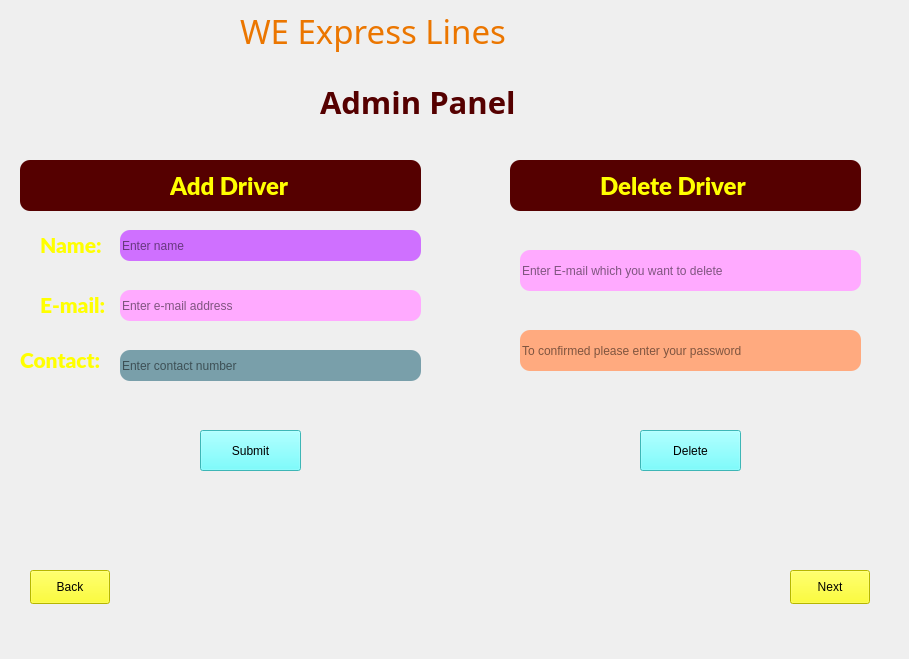
    <widget class="QWidget" name="Driver_add_delete">
     <widget class="QLabel" name="label_123">
      <property name="geometry">
       <rect>
        <x>0</x>
        <y>0</y>
        <width>900</width>
        <height>650</height>
       </rect>
      </property>
      <property name="text">
       <string/>
      </property>
      <property name="pixmap">
       <pixmap>C:/Users/USER/OneDrive/Pictures/MSI Wallpaper/R.jpeg</pixmap>
      </property>
      <property name="scaledContents">
       <bool>true</bool>
      </property>
     </widget>
     <widget class="QLabel" name="label_129">
      <property name="geometry">
       <rect>
        <x>240</x>
        <y>0</y>
        <width>411</width>
        <height>61</height>
       </rect>
      </property>
      <property name="font">
       <font>
        <family>Ravie</family>
        <pointsize>25</pointsize>
        <italic>false</italic>
        <bold>false</bold>
        <kerning>true</kerning>
       </font>
      </property>
      <property name="autoFillBackground">
       <bool>false</bool>
      </property>
      <property name="styleSheet">
       <string notr="true">color: rgb(235, 118, 0);

background-color: rgba(0,0,0,0);
font: 25pt &quot;Ravie&quot;;</string>
      </property>
      <property name="frameShape">
       <enum>QFrame::NoFrame</enum>
      </property>
      <property name="frameShadow">
       <enum>QFrame::Plain</enum>
      </property>
      <property name="text">
       <string>WE Express Lines</string>
      </property>
      <property name="textFormat">
       <enum>Qt::AutoText</enum>
      </property>
      <property name="scaledContents">
       <bool>false</bool>
      </property>
      <property name="wordWrap">
       <bool>false</bool>
      </property>
     </widget>
     <widget class="QLabel" name="label_132">
      <property name="geometry">
       <rect>
        <x>320</x>
        <y>80</y>
        <width>211</width>
        <height>41</height>
       </rect>
      </property>
      <property name="font">
       <font>
        <family>Rockwell</family>
        <pointsize>23</pointsize>
        <italic>false</italic>
        <bold>true</bold>
        <underline>true</underline>
        <kerning>true</kerning>
       </font>
      </property>
      <property name="autoFillBackground">
       <bool>false</bool>
      </property>
      <property name="styleSheet">
       <string notr="true">color: rgb(85, 0, 0);

background-color: rgba(0,0,0,0);
font: 700 23pt &quot;Rockwell&quot;;
</string>
      </property>
      <property name="frameShape">
       <enum>QFrame::NoFrame</enum>
      </property>
      <property name="frameShadow">
       <enum>QFrame::Plain</enum>
      </property>
      <property name="text">
       <string>&lt;html&gt;&lt;head/&gt;&lt;body&gt;&lt;p&gt;&lt;span style=&quot; text-decoration:none;&quot;&gt;Admin Panel&lt;/span&gt;&lt;/p&gt;&lt;/body&gt;&lt;/html&gt;</string>
      </property>
      <property name="textFormat">
       <enum>Qt::AutoText</enum>
      </property>
      <property name="scaledContents">
       <bool>false</bool>
      </property>
      <property name="wordWrap">
       <bool>false</bool>
      </property>
     </widget>
     <widget class="QLabel" name="label_138">
      <property name="geometry">
       <rect>
        <x>20</x>
        <y>160</y>
        <width>401</width>
        <height>51</height>
       </rect>
      </property>
      <property name="styleSheet">
       <string notr="true">background-color: rgb(85, 0, 0);
border-radius:10px</string>
      </property>
      <property name="text">
       <string/>
      </property>
     </widget>
     <widget class="QLabel" name="label_139">
      <property name="geometry">
       <rect>
        <x>170</x>
        <y>170</y>
        <width>151</width>
        <height>31</height>
       </rect>
      </property>
      <property name="font">
       <font>
        <family>Lato Black</family>
        <pointsize>18</pointsize>
        <italic>false</italic>
        <fontweight>Black</fontweight>
       </font>
      </property>
      <property name="styleSheet">
       <string notr="true">color: rgb(255, 255, 0);
font: 900 18pt &quot;Lato Black&quot;;</string>
      </property>
      <property name="text">
       <string>Add Driver</string>
      </property>
     </widget>
     <widget class="QLabel" name="label_140">
      <property name="geometry">
       <rect>
        <x>600</x>
        <y>170</y>
        <width>171</width>
        <height>31</height>
       </rect>
      </property>
      <property name="font">
       <font>
        <family>Lato Black</family>
        <pointsize>18</pointsize>
        <italic>false</italic>
        <fontweight>Black</fontweight>
       </font>
      </property>
      <property name="styleSheet">
       <string notr="true">color: rgb(255, 255, 0);

background-color: rgba(0,0,0,0);
font: 900 18pt &quot;Lato Black&quot;;</string>
      </property>
      <property name="text">
       <string>Delete Driver</string>
      </property>
     </widget>
     <widget class="QLabel" name="label_141">
      <property name="geometry">
       <rect>
        <x>510</x>
        <y>160</y>
        <width>351</width>
        <height>51</height>
       </rect>
      </property>
      <property name="styleSheet">
       <string notr="true">color: rgb(255, 255, 0);
background-color: rgb(85, 0, 0);
border-radius:10px</string>
      </property>
      <property name="text">
       <string/>
      </property>
     </widget>
     <widget class="QLabel" name="label_147">
      <property name="geometry">
       <rect>
        <x>40</x>
        <y>230</y>
        <width>71</width>
        <height>31</height>
       </rect>
      </property>
      <property name="font">
       <font>
        <family>Lato Black</family>
        <pointsize>16</pointsize>
        <italic>false</italic>
        <underline>true</underline>
        <kerning>true</kerning>
        <fontweight>Black</fontweight>
       </font>
      </property>
      <property name="autoFillBackground">
       <bool>false</bool>
      </property>
      <property name="styleSheet">
       <string notr="true">color: rgb(255, 255, 255);

background-color: rgba(0,0,0,0);
font: 900 16pt &quot;Lato Black&quot;;
</string>
      </property>
      <property name="frameShape">
       <enum>QFrame::NoFrame</enum>
      </property>
      <property name="frameShadow">
       <enum>QFrame::Plain</enum>
      </property>
      <property name="text">
       <string>&lt;html&gt;&lt;head/&gt;&lt;body&gt;&lt;p&gt;&lt;span style=&quot; text-decoration:none; color:#ffff00;&quot;&gt;Name:&lt;/span&gt;&lt;/p&gt;&lt;/body&gt;&lt;/html&gt;</string>
      </property>
      <property name="textFormat">
       <enum>Qt::AutoText</enum>
      </property>
      <property name="scaledContents">
       <bool>false</bool>
      </property>
      <property name="wordWrap">
       <bool>false</bool>
      </property>
     </widget>
     <widget class="QLabel" name="label_148">
      <property name="geometry">
       <rect>
        <x>40</x>
        <y>290</y>
        <width>81</width>
        <height>31</height>
       </rect>
      </property>
      <property name="font">
       <font>
        <family>Lato Black</family>
        <pointsize>16</pointsize>
        <italic>false</italic>
        <underline>true</underline>
        <kerning>true</kerning>
        <fontweight>Black</fontweight>
       </font>
      </property>
      <property name="autoFillBackground">
       <bool>false</bool>
      </property>
      <property name="styleSheet">
       <string notr="true">color: rgb(255, 255, 255);

background-color: rgba(0,0,0,0);
font: 900 16pt &quot;Lato Black&quot;;
</string>
      </property>
      <property name="frameShape">
       <enum>QFrame::NoFrame</enum>
      </property>
      <property name="frameShadow">
       <enum>QFrame::Plain</enum>
      </property>
      <property name="text">
       <string>&lt;html&gt;&lt;head/&gt;&lt;body&gt;&lt;p&gt;&lt;span style=&quot; text-decoration:none; color:#ffff00;&quot;&gt;E-mail:&lt;/span&gt;&lt;/p&gt;&lt;/body&gt;&lt;/html&gt;</string>
      </property>
      <property name="textFormat">
       <enum>Qt::AutoText</enum>
      </property>
      <property name="scaledContents">
       <bool>false</bool>
      </property>
      <property name="wordWrap">
       <bool>false</bool>
      </property>
     </widget>
     <widget class="QLabel" name="label_150">
      <property name="geometry">
       <rect>
        <x>20</x>
        <y>340</y>
        <width>101</width>
        <height>41</height>
       </rect>
      </property>
      <property name="font">
       <font>
        <family>Lato Black</family>
        <pointsize>16</pointsize>
        <italic>false</italic>
        <underline>true</underline>
        <kerning>true</kerning>
        <fontweight>Black</fontweight>
       </font>
      </property>
      <property name="autoFillBackground">
       <bool>false</bool>
      </property>
      <property name="styleSheet">
       <string notr="true">color: rgb(255, 255, 255);

background-color: rgba(0,0,0,0);
font: 900 16pt &quot;Lato Black&quot;;
</string>
      </property>
      <property name="frameShape">
       <enum>QFrame::NoFrame</enum>
      </property>
      <property name="frameShadow">
       <enum>QFrame::Plain</enum>
      </property>
      <property name="text">
       <string>&lt;html&gt;&lt;head/&gt;&lt;body&gt;&lt;p&gt;&lt;span style=&quot; text-decoration:none; color:#ffff00;&quot;&gt;Contact:&lt;/span&gt;&lt;/p&gt;&lt;/body&gt;&lt;/html&gt;</string>
      </property>
      <property name="textFormat">
       <enum>Qt::AutoText</enum>
      </property>
      <property name="scaledContents">
       <bool>false</bool>
      </property>
      <property name="wordWrap">
       <bool>false</bool>
      </property>
     </widget>
     <widget class="QLineEdit" name="add_driver_name_input">
      <property name="geometry">
       <rect>
        <x>120</x>
        <y>230</y>
        <width>301</width>
        <height>31</height>
       </rect>
      </property>
      <property name="styleSheet">
       <string notr="true">background-color: rgb(207, 112, 255);
border-radius: 10px;
font: 10pt &quot;Arial&quot;;
</string>
      </property>
      <property name="placeholderText">
       <string>Enter name </string>
      </property>
     </widget>
     <widget class="QLineEdit" name="add_driver_email_input">
      <property name="geometry">
       <rect>
        <x>120</x>
        <y>290</y>
        <width>301</width>
        <height>31</height>
       </rect>
      </property>
      <property name="styleSheet">
       <string notr="true">background-color: rgb(255, 170, 255);
border-radius: 10px;
font: 10pt &quot;Arial&quot;;
</string>
      </property>
      <property name="placeholderText">
       <string>Enter e-mail address</string>
      </property>
     </widget>
     <widget class="QLineEdit" name="add_driver_contact_input">
      <property name="geometry">
       <rect>
        <x>120</x>
        <y>350</y>
        <width>301</width>
        <height>31</height>
       </rect>
      </property>
      <property name="styleSheet">
       <string notr="true">background-color: rgb(121, 159, 170);
border-radius: 10px;
font: 10pt &quot;Arial&quot;;
</string>
      </property>
      <property name="placeholderText">
       <string>Enter contact number</string>
      </property>
     </widget>
     <widget class="QPushButton" name="Driver_add_submit_button">
      <property name="geometry">
       <rect>
        <x>200</x>
        <y>430</y>
        <width>101</width>
        <height>41</height>
       </rect>
      </property>
      <property name="styleSheet">
       <string notr="true">font: 700 14pt &quot;Segoe UI&quot;;
color: rgb(0, 0, 0);
background-color: rgb(85, 255, 255);</string>
      </property>
      <property name="text">
       <string>Submit</string>
      </property>
     </widget>
     <widget class="QLineEdit" name="driver_delete_email_input">
      <property name="geometry">
       <rect>
        <x>520</x>
        <y>250</y>
        <width>341</width>
        <height>41</height>
       </rect>
      </property>
      <property name="styleSheet">
       <string notr="true">background-color: rgb(255, 170, 255);
border-radius: 10px;
font: 10pt &quot;Arial&quot;;
</string>
      </property>
      <property name="placeholderText">
       <string>Enter E-mail which you want to delete</string>
      </property>
     </widget>
     <widget class="QLineEdit" name="admin_pass_input">
      <property name="geometry">
       <rect>
        <x>520</x>
        <y>330</y>
        <width>341</width>
        <height>41</height>
       </rect>
      </property>
      <property name="styleSheet">
       <string notr="true">background-color: rgb(255, 170, 127);
border-radius: 10px;
font: 10pt &quot;Arial&quot;;
</string>
      </property>
      <property name="placeholderText">
       <string>To confirmed please enter your password </string>
      </property>
     </widget>
     <widget class="QPushButton" name="Driver_delete_button">
      <property name="geometry">
       <rect>
        <x>640</x>
        <y>430</y>
        <width>101</width>
        <height>41</height>
       </rect>
      </property>
      <property name="styleSheet">
       <string notr="true">font: 700 14pt &quot;Segoe UI&quot;;
color: rgb(0, 0, 0);
background-color: rgb(85, 255, 255);</string>
      </property>
      <property name="text">
       <string>Delete</string>
      </property>
     </widget>
     <widget class="QPushButton" name="admin_driver_back_button">
      <property name="geometry">
       <rect>
        <x>30</x>
        <y>570</y>
        <width>80</width>
        <height>34</height>
       </rect>
      </property>
      <property name="styleSheet">
       <string notr="true">font: 700 14pt &quot;Segoe UI&quot;;
color: rgb(0, 0, 0);
background-color: rgb(255, 255, 0);</string>
      </property>
      <property name="text">
       <string>Back</string>
      </property>
     </widget>
     <widget class="QPushButton" name="Driver_next">
      <property name="geometry">
       <rect>
        <x>790</x>
        <y>570</y>
        <width>80</width>
        <height>34</height>
       </rect>
      </property>
      <property name="styleSheet">
       <string notr="true">font: 700 14pt &quot;Segoe UI&quot;;
color: rgb(0, 0, 0);
background-color: rgb(255, 255, 0);</string>
      </property>
      <property name="text">
       <string>Next</string>
      </property>
     </widget>
     <zorder>label_123</zorder>
     <zorder>label_129</zorder>
     <zorder>label_132</zorder>
     <zorder>label_138</zorder>
     <zorder>label_139</zorder>
     <zorder>label_141</zorder>
     <zorder>label_140</zorder>
     <zorder>label_147</zorder>
     <zorder>label_148</zorder>
     <zorder>label_150</zorder>
     <zorder>add_driver_name_input</zorder>
     <zorder>add_driver_email_input</zorder>
     <zorder>add_driver_contact_input</zorder>
     <zorder>Driver_add_submit_button</zorder>
     <zorder>driver_delete_email_input</zorder>
     <zorder>admin_pass_input</zorder>
     <zorder>Driver_delete_button</zorder>
     <zorder>admin_driver_back_button</zorder>
     <zorder>Driver_next</zorder>
    </widget>
